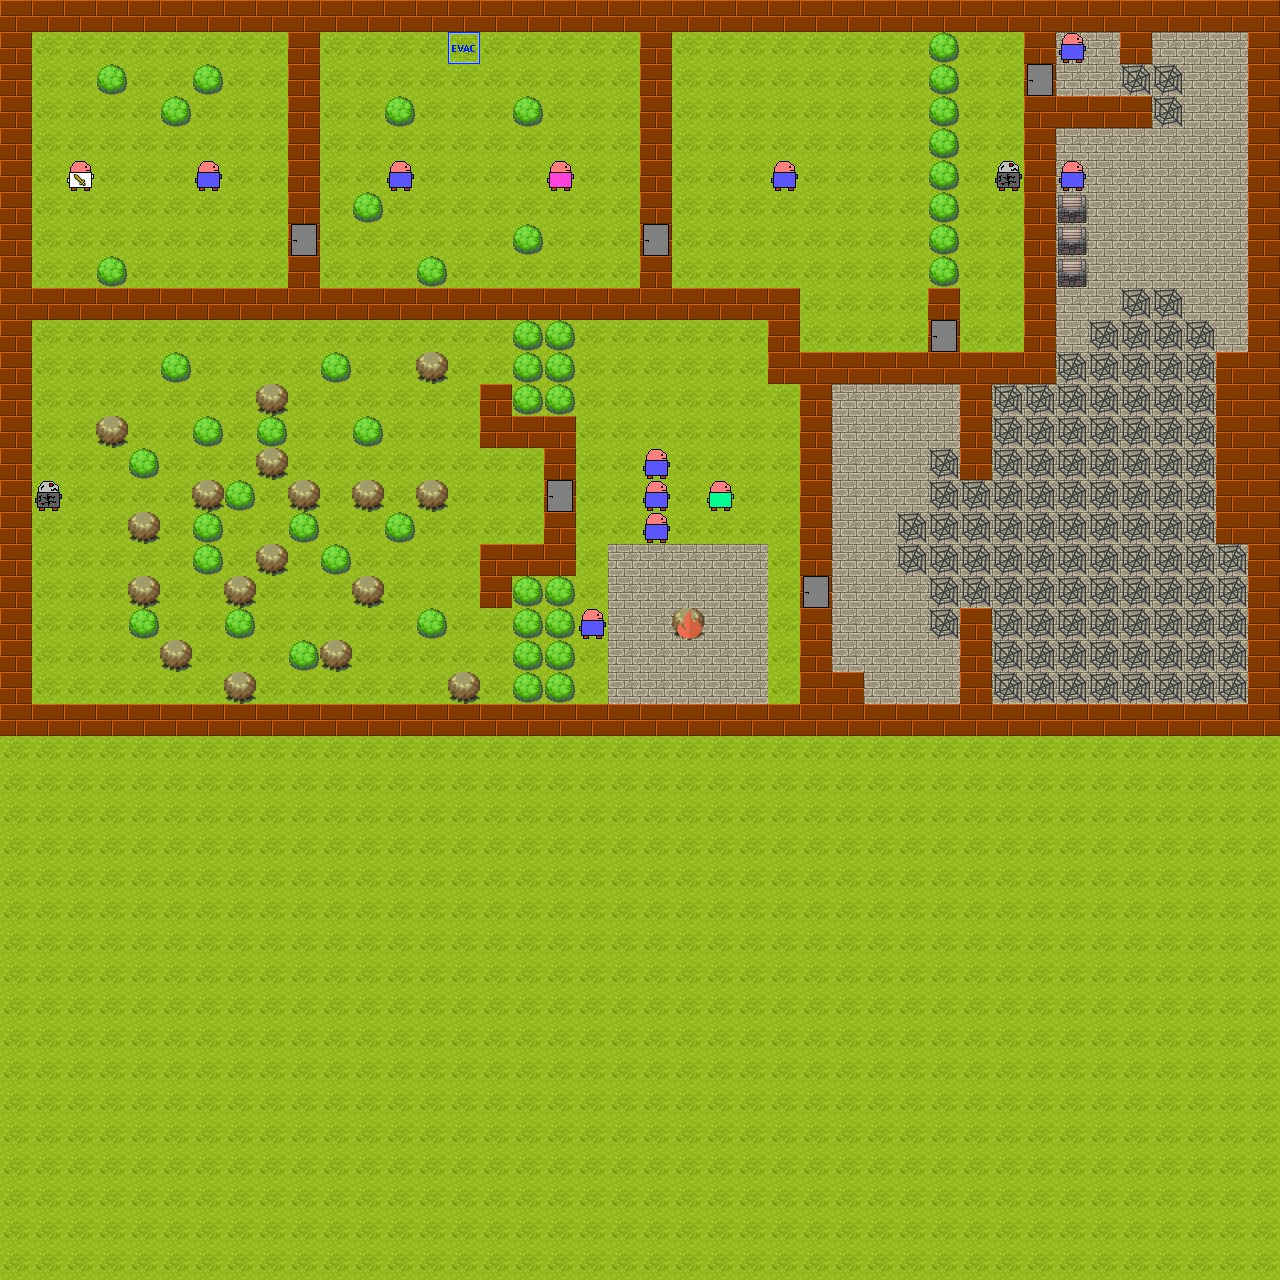

This is a level from a 2D game, rendered from its Tiled map with the project's own tilesets. A one-line summary and the map file follow, with tile-layer data summarised:
An orthogonal 40x40 tile map with 32x32 px tiles, 3 tile layers (Vrstva dlaždic 1, Vrstva dlaždic 2, Vrstva dlaždic 3) and 17 objects.

<map version="1.2" tiledversion="1.2.5" orientation="orthogonal" renderorder="right-down" width="40" height="40" tilewidth="32" tileheight="32" infinite="0" nextlayerid="5" nextobjectid="20">
 <tileset firstgid="1" name="MonasteryTiles" tilewidth="32" tileheight="32" tilecount="32" columns="0">
  <grid orientation="orthogonal" width="1" height="1" />
  <tile id="0">
   <image width="32" height="32" source="../Sources/NormalizedTiles/Ash.png" />
  </tile>
  <tile id="1">
   <image width="32" height="32" source="../Sources/NormalizedTiles/AutumnTree.png" />
  </tile>
  <tile id="2">
   <image width="32" height="32" source="../Sources/NormalizedTiles/Bag.png" />
  </tile>
  <tile id="3">
   <image width="32" height="32" source="../Sources/NormalizedTiles/BaseCharacter.png" />
  </tile>
  <tile id="4">
   <image width="32" height="32" source="../Sources/NormalizedTiles/BlueCivilian.png" />
  </tile>
  <tile id="5">
   <image width="32" height="32" source="../Sources/NormalizedTiles/BrownBrick.png" />
  </tile>
  <tile id="6">
   <image width="32" height="32" source="../Sources/NormalizedTiles/BrownDoor.png" />
  </tile>
  <tile id="7">
   <image width="32" height="32" source="../Sources/NormalizedTiles/Bush.png" />
  </tile>
  <tile id="8">
   <image width="32" height="32" source="../Sources/NormalizedTiles/Cobweb.png" />
  </tile>
  <tile id="9">
   <image width="32" height="32" source="../Sources/NormalizedTiles/CultistOfFire.png" />
  </tile>
  <tile id="10">
   <image width="32" height="32" source="../Sources/NormalizedTiles/Evac.png" />
  </tile>
  <tile id="11">
   <image width="32" height="32" source="../Sources/NormalizedTiles/Fire16.png" />
  </tile>
  <tile id="12">
   <image width="32" height="32" source="../Sources/NormalizedTiles/Fire20.png" />
  </tile>
  <tile id="13">
   <image width="32" height="32" source="../Sources/NormalizedTiles/Fire24.png" />
  </tile>
  <tile id="14">
   <image width="32" height="32" source="../Sources/NormalizedTiles/Fire32.png" />
  </tile>
  <tile id="15">
   <image width="32" height="32" source="../Sources/NormalizedTiles/Ghoul.png" />
  </tile>
  <tile id="16">
   <image width="32" height="32" source="../Sources/NormalizedTiles/Grass.png" />
  </tile>
  <tile id="17">
   <image width="32" height="32" source="../Sources/NormalizedTiles/Grass2.png" />
  </tile>
  <tile id="18">
   <image width="32" height="32" source="../Sources/NormalizedTiles/Grass3.png" />
  </tile>
  <tile id="19">
   <image width="32" height="32" source="../Sources/NormalizedTiles/Grave.png" />
  </tile>
  <tile id="20">
   <image width="32" height="32" source="../Sources/NormalizedTiles/Grave2.png" />
  </tile>
  <tile id="21">
   <image width="32" height="32" source="../Sources/NormalizedTiles/GreenCivilian.png" />
  </tile>
  <tile id="22">
   <image width="32" height="32" source="../Sources/NormalizedTiles/Chest.png" />
  </tile>
  <tile id="23">
   <image width="32" height="32" source="../Sources/NormalizedTiles/Chest2.png" />
  </tile>
  <tile id="24">
   <image width="32" height="32" source="../Sources/NormalizedTiles/PurpleCivilian.png" />
  </tile>
  <tile id="25">
   <image width="32" height="32" source="../Sources/NormalizedTiles/Rock.png" />
  </tile>
  <tile id="26">
   <image width="32" height="32" source="../Sources/NormalizedTiles/Sidewalk.png" />
  </tile>
  <tile id="27">
   <image width="32" height="32" source="../Sources/NormalizedTiles/WarriorPaladin.png" />
  </tile>
  <tile id="28">
   <image width="32" height="32" source="../Sources/NormalizedTiles/Water.png" />
  </tile>
  <tile id="29">
   <image width="32" height="32" source="../Sources/NormalizedTiles/WaterPaladin.png" />
  </tile>
  <tile id="30">
   <image width="32" height="32" source="../Sources/NormalizedTiles/Weed.png" />
  </tile>
  <tile id="31">
   <image width="32" height="32" source="../Sources/NormalizedTiles/WoodenGrave.png" />
  </tile>
 </tileset>
 <layer id="1" name="Vrstva dlaždic 1" width="40" height="40">
  <data>[1600 cells, 1600 non-empty, 4 distinct tile ids]</data>
 </layer>
 <layer id="2" name="Vrstva dlaždic 2" width="40" height="40">
  <data>[1600 cells, 184 non-empty, 10 distinct tile ids]</data>
 </layer>
 <layer id="3" name="Vrstva dlaždic 3" width="40" height="40">
  <data>[1600 cells, 1 non-empty, 1 distinct tile ids]</data>
 </layer>
 <objectgroup id="4" name="Vrstva objektů 1">
  <object id="1" x="192" y="160" width="83" height="19">
   <text wrap="1">M1</text>
  </object>
  <object id="2" x="384" y="160" width="83" height="19">
   <text wrap="1">M2</text>
  </object>
  <object id="3" x="544" y="160" width="83" height="19">
   <text wrap="1">M3</text>
  </object>
  <object id="4" x="768" y="160" width="83" height="19">
   <text wrap="1">M4</text>
  </object>
  <object id="5" x="1056" y="32" width="83" height="19">
   <text wrap="1">M5</text>
  </object>
  <object id="6" x="1056" y="160" width="83" height="19">
   <text wrap="1">M6</text>
  </object>
  <object id="8" x="704" y="480" width="83" height="19">
   <text wrap="1">M7</text>
  </object>
  <object id="9" x="640" y="448" width="83" height="19">
   <text wrap="1">Conv</text>
  </object>
  <object id="10" x="640" y="480" width="83" height="19">
   <text wrap="1">Conv</text>
  </object>
  <object id="11" x="640" y="512" width="83" height="19">
   <text wrap="1">Conv</text>
  </object>
  <object id="12" x="672" y="608" width="83" height="19">
   <text wrap="1">InfiniFire</text>
  </object>
  <object id="13" x="288" y="480" width="83" height="19">
   <text wrap="1">FireballTrapHere</text>
  </object>
  <object id="14" x="1056" y="192" width="83" height="19">
   <text wrap="1">ScrF</text>
  </object>
  <object id="16" x="1056" y="224" width="83" height="19">
   <text wrap="1">ScrF</text>
  </object>
  <object id="17" x="1056" y="256" width="83" height="19">
   <text wrap="1">ScrF</text>
  </object>
  <object id="18" x="544" y="480" width="83" height="19">
   <text wrap="1">MonTrappedDoor</text>
  </object>
  <object id="19" x="576" y="608" width="83" height="19">
   <text wrap="1">ExampleFire</text>
  </object>
 </objectgroup>
</map>